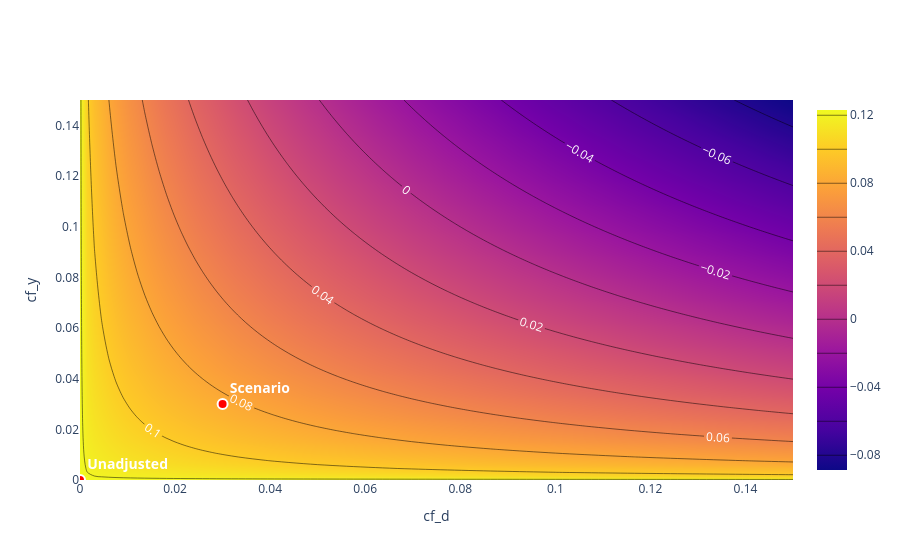

Source (notebook cell):
### Markdown cell above
### Contour plot — bounds across a grid of confounding strengths

Rather than one scenario, `sensitivity_plot()` sweeps `cf_y` and `cf_d` over a grid and contours the implied bound on $\theta$ (using the null hypothesis and bound direction set by the most recent `sensitivity_analysis()` call). We focus on the XGBoost specification here since it's the most flexible nuisance specification and the headline ATT estimate.

### Code cell
dml_irm_xgb.sensitivity_analysis(cf_y=0.03, cf_d=0.03, rho=1.0, level=0.95)
fig = dml_irm_xgb.sensitivity_plot()
fig.show()

### Figure 1 — Plotly figure (JSON) as saved in the notebook; plotly's stock layout.template omitted (floating-point values rounded to 4 significant figures; data arrays with more than 128 entries replaced by an {"elided": "..."} marker saying what was removed)
{"data": [{"contours": {"coloring": "heatmap", "labelfont": {"color": "white", "size": 12}, "showlabels": true}, "hovertemplate": "cf_d: %{x:.3f}<br>cf_y : %{y:.3f}</b><br>Bound: %{z:.3f}</b>", "name": "Contour", "type": "contour", "x": [0.0, 0.001515, 0.00303, 0.004545, 0.006061, 0.007576, 0.009091, 0.01061, 0.01212, 0.01364, 0.01515, 0.01667, 0.01818, 0.0197, 0.02121, 0.02273, 0.02424, 0.02576, 0.02727, 0.02879, 0.0303, 0.03182, 0.03333, 0.03485, 0.03636, 0.03788, 0.03939, 0.04091, 0.04242, 0.04394, 0.04545, 0.04697, 0.04848, 0.05, 0.05152, 0.05303, 0.05455, 0.05606, 0.05758, 0.05909, 0.06061, 0.06212, 0.06364, 0.06515, 0.06667, 0.06818, 0.0697, 0.07121, 0.07273, 0.07424, 0.07576, 0.07727, 0.07879, 0.0803, 0.08182, 0.08333, 0.08485, 0.08636, 0.08788, 0.08939, 0.09091, 0.09242, 0.09394, 0.09545, 0.09697, 0.09848, 0.1, 0.1015, 0.103, 0.1045, 0.1061, 0.1076, 0.1091, 0.1106, 0.1121, 0.1136, 0.1152, 0.1167, 0.1182, 0.1197, 0.1212, 0.1227, 0.1242, 0.1258, 0.1273, 0.1288, 0.1303, 0.1318, 0.1333, 0.1348, 0.1364, 0.1379, 0.1394, 0.1409, 0.1424, 0.1439, 0.1455, 0.147, 0.1485, 0.15], "y": [0.0, 0.001515, 0.00303, 0.004545, 0.006061, 0.007576, 0.009091, 0.01061, 0.01212, 0.01364, 0.01515, 0.01667, 0.01818, 0.0197, 0.02121, 0.02273, 0.02424, 0.02576, 0.02727, 0.02879, 0.0303, 0.03182, 0.03333, 0.03485, 0.03636, 0.03788, 0.03939, 0.04091, 0.04242, 0.04394, 0.04545, 0.04697, 0.04848, 0.05, 0.05152, 0.05303, 0.05455, 0.05606, 0.05758, 0.05909, 0.06061, 0.06212, 0.06364, 0.06515, 0.06667, 0.06818, 0.0697, 0.07121, 0.07273, 0.07424, 0.07576, 0.07727, 0.07879, 0.0803, 0.08182, 0.08333, 0.08485, 0.08636, 0.08788, 0.08939, 0.09091, 0.09242, 0.09394, 0.09545, 0.09697, 0.09848, 0.1, 0.1015, 0.103, 0.1045, 0.1061, 0.1076, 0.1091, 0.1106, 0.1121, 0.1136, 0.1152, 0.1167, 0.1182, 0.1197, 0.1212, 0.1227, 0.1242, 0.1258, 0.1273, 0.1288, 0.1303, 0.1318, 0.1333, 0.1348, 0.1364, 0.1379, 0.1394, 0.1409, 0.1424, 0.1439, 0.1455, 0.147, 0.1485, 0.15], "z": {"elided": "100x100 float values"}}, {"hovertemplate": "cf_d: %{x:.3f}<br>cf_y : %{y:.3f}</b><br>Bound: 0.083</b>", "marker": {"color": "red", "line": {"color": "white", "width": 2}, "size": 10}, "mode": "markers+text", "name": "Scenario", "showlegend": false, "text": ["<b>Scenario</b>"], "textfont": {"color": "white", "size": 14}, "textposition": "top right", "type": "scatter", "x": [0.03], "y": [0.03]}, {"hovertemplate": "cf_d: %{x:.3f}<br>cf_y : %{y:.3f}</b><br>Bound: 0.123</b>", "marker": {"color": "red", "line": {"color": "white", "width": 2}, "size": 10}, "mode": "markers+text", "name": "Unadjusted", "showlegend": false, "text": ["<b>Unadjusted</b>"], "textfont": {"color": "white", "size": 14}, "textposition": "top right", "type": "scatter", "x": [0], "y": [0]}], "layout": {"title": {}, "xaxis": {"range": [0, 0.15], "title": {"text": "cf_d"}}, "yaxis": {"range": [0, 0.15], "title": {"text": "cf_y "}}}}
